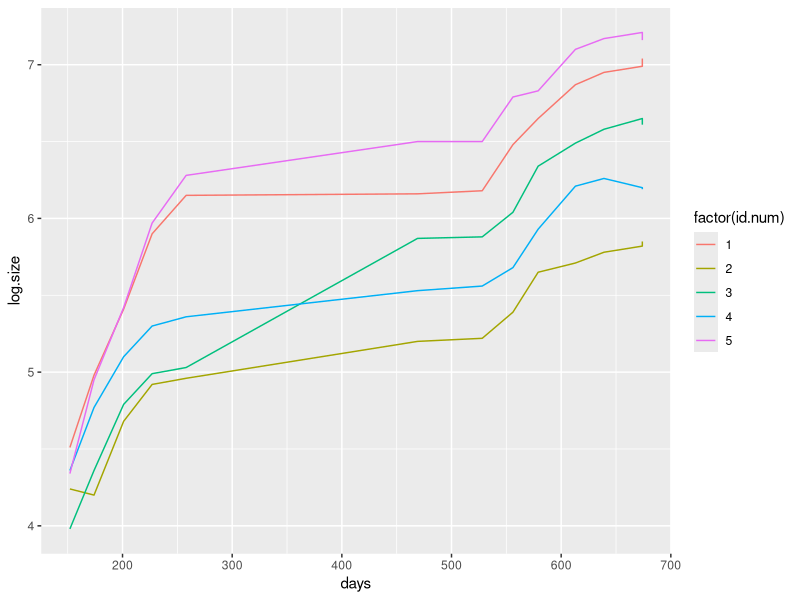

Here is the R script that generated this plot: (Note: this script raises an error after producing the figure.)
rm(list = ls())
library(nlme)
library(ggplot2)
sitka <- read.table("data/tsitka.txt", header = T)
ggplot(sitka, aes(days, log.size, group = id.num)) + geom_line(aes(col = factor(id.num)))

y <- sitka$log.size
time <- sitka$days
subject <- sitka$id.num
nSubject <- length(unique(subject))
## Set up knots
K <- max(5, min(floor(length(unique(time)) / 4), 40))
knots <- quantile(unique(time), seq(0, 1, length = K + 2))[-c(1, K + 2)]

## Set up design matrices
X.l <- model.matrix(y ~ time)
X.q <- model.matrix(y ~ time + I(time^2))
Z.l <- outer(time, knots, "-")
Z.l <- Z * (Z > 0)
Z.q <- Z.l^2
n <- length(y)

## Subject specific (with random intercept)
popSpline <- rep(1, n)
subLinear <- subject
fit1 <- lme(y ~ time, random = list(popSpline = pdIdent(~ Z - 1),
                                    subLinear = pdIdent(~ 1)))
summary(fit1)

## Subject specific (with random intercept and random slope)
fit2 <- lme(y ~ time, random = list(popSpline = pdIdent(~ Z - 1),
                                    subLinear = pdSymm(~ time)))
summary(fit2)

## Subject specific with scaled time
scalTime <- time / 674
K <- 5
kSubject <- K
knots <- quantile(unique(scalTime), seq(0, 1, length = K + 2))[-c(1, K + 2)]

X <- model.matrix(y ~ scalTime)
Z <- outer(scalTime, knots, "-")
Z <- Z * (Z > 0)
n <- length(y)

knotsSubject <- quantile(unique(scalTime), seq(0, 1, length = kSubject + 2)
                         )[-c(1, kSubject + 2)]
zSubject <- outer(scalTime, knotsSubject, "-")
zSubject <- zSubject * (zSubject > 0)

pop.level <- factor(rep(1, n))
sub.level <- factor(subject)
## Subject specific (population and individuals splines use different knots)
fit3 <- lme(fixed = y ~ scalTime,
            random = list(pop.level = pdIdent(~ Z - 1),
                          sub.level = pdBlocked(list(pdSymm(~ scalTime),
                                                     pdIdent(~ zSubject - 1)))))

## Subject specific (population and individuals splines use same knots))
fit4 <- lme(fixed = y ~ scalTime,
            random = list(pop.level = pdIdent(~ Z - 1),
                          sub.level = pdBlocked(list(pdSymm(~ scalTime),
                                                     pdIdent(~ Z - 1)))))

## Calculate prediction
PredictLme <- function(X, beta, Z, u) {
    X <- as.matrix(X)
    beta <- as.matrix(beta)
    Z <- as.matrix(Z)
    u <- as.matrix(u)
    y <- X %*% beta + Z %*% u
    colnames(y) <- rownames(y) <- NULL
    return(y)
}

# Calculate subject specific prediction
new.beta <- t(coef(fit4)[, 1:2])
new.u <- t(coef(fit4)[, -(1:2)])
new.scalTime <- c(min(scalTime), knots, max(scalTime))
new.X <- cbind(1, new.scalTime, deparse.level = 0)
new.Z <- outer(new.scalTime, knots, `-`)
new.Z <- new.Z * (new.Z > 0)
new.y.mat <- PredictLme(new.X, new.beta, new.Z, new.u) # each columm corresponds to prediction of each subject
new.data <- data.frame(log.size = as.vector(new.y.mat),
                       scalTime = rep(new.scalTime, nSubject),
                       id.num = rep(seq(1, nSubject), each = (K + 2)))

# Calculate population prediction
new.pop.beta <- t(coef(fit4, level = 1)[1:2])
new.pop.u <- t(coef(fit4, level = 1)[-(1:2)])
new.pop.y.mat <- PredictLme(new.X, new.pop.beta, new.Z, new.pop.u)
new.pop.data <- data.frame(log.size = as.vector(new.pop.y.mat),
                           scalTime = new.scalTime)

ggplot(mapping = aes(x = scalTime, y = log.size)) +
    geom_point(aes(col = factor(id.num)), sitka, size = 2) +
    geom_line(aes(group = id.num, col = factor(id.num)), new.data) +
    geom_line(data = new.pop.data, col = 'red')



